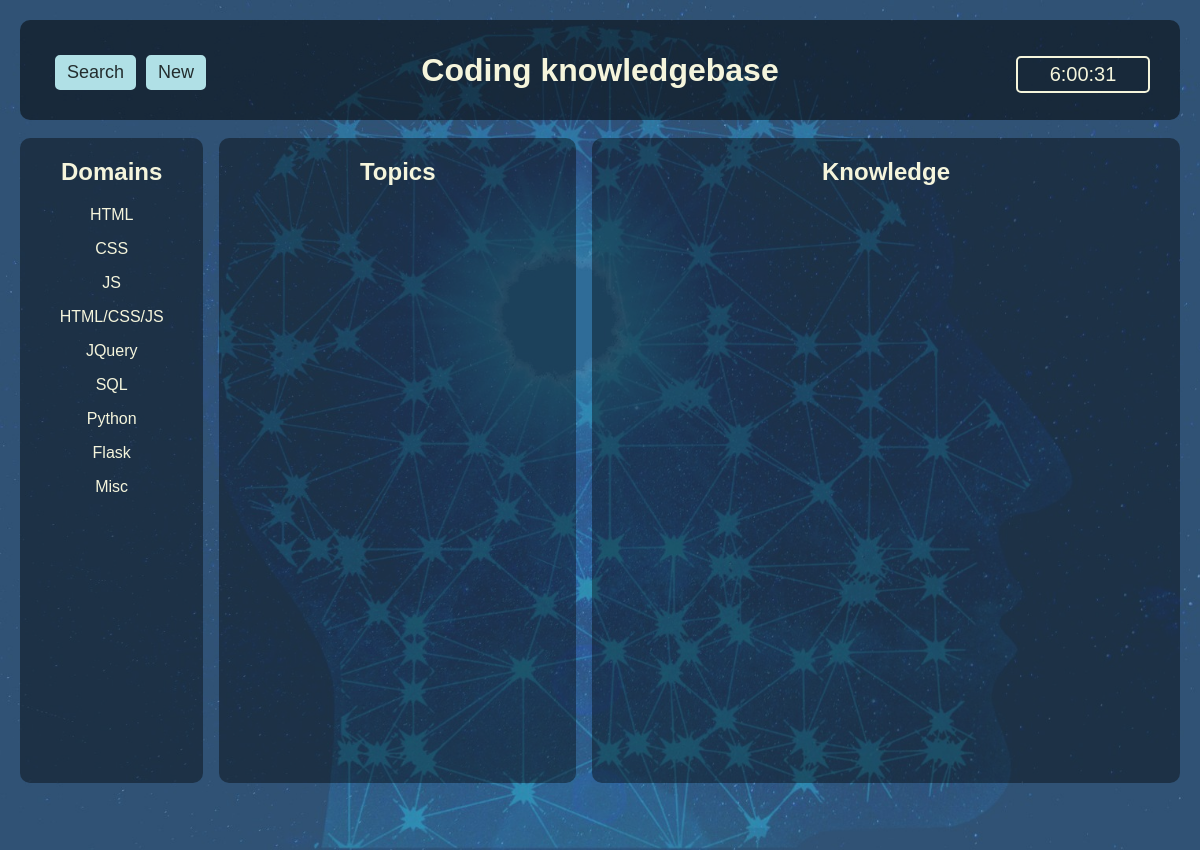
The page /dump on the database as committed earlier.
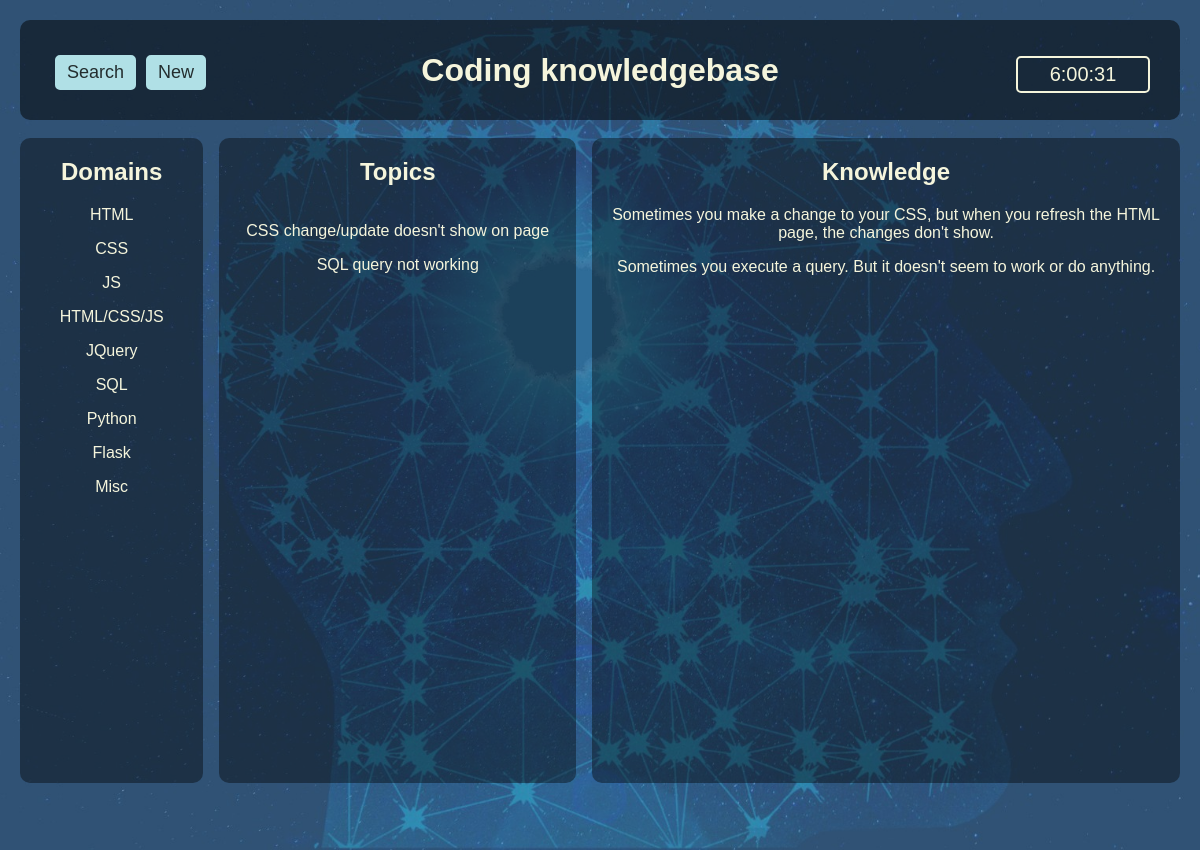
The same page on the database as committed later.
### tables this page shows
CREATE TABLE domains (
                                        domain_id integer PRIMARY KEY,
                                        name text NOT NULL                                    
                                    );

CREATE TABLE topics (
                                        topic_id integer PRIMARY KEY,
                                        name text NOT NULL,
                                        domain int,
                                        foreign key(domain) references domains(domain_id)
                                    );

CREATE TABLE knowledge (
                                        know_id integer PRIMARY KEY,
                                        domain int,
                                        topic int,
                                        problem text NOT NUll,
                                        solution text NOT NULL,
                                        foreign key(domain) references domains(domain_id),
                                        foreign key(domain) references domains(domain_id)
                                    );

### flask_app.py (the view)
@app.route('/dump',methods=['GET','POST'])
def dump():
    domain_list = []
    domain_list = get_domains()
    topic_list = []
    topic_list = get_topics()
    knowledge_list = []
    knowledge_list = get_knowledge_all()
    if request.method == "POST":
        print("todo")
    return render_template('dump.html', domain_list=domain_list, topic_list=topic_list, knowledge_list=knowledge_list)

### db.py (called while the page is built)
def connect_to_db(db_file):
    conn = None
    try:
        conn = sqlite3.connect(db_file)
        print("** Connection established")
        return conn
    except Error as e:
        print(e)
    return conn

def get_domains():
    database = "knowledge.db"
    conn = connect_to_db(database)
    c = conn.cursor()
    query = '''select name from domains'''
    c.execute(query)
    data = c.fetchall()
    output = []
    for d in data:
        output.append(d[0])
    return output

def get_topics():
    database = "knowledge.db"
    conn = connect_to_db(database)
    c = conn.cursor()
    query = '''select name from topics'''
    c.execute(query)
    data = c.fetchall()
    output = []
    for d in data:
        output.append(d[0])
    return output

def get_knowledge_all():
    database = "knowledge.db"
    conn = connect_to_db(database)
    c = conn.cursor()
    query = '''select domain, topic, problem, solution from knowledge'''
    c.execute(query)
    data = c.fetchall()
    output = []
    for d in data:
        output.append(d[2])
    return output

### templates/dump.html (shortened to what this page needs)
<!DOCTYPE html>
<html lang="en">
<head>
    <link rel="stylesheet" href="/static/style.css">
</head>
<body onload="startTime()">
    <div class="container">
        <div class="top">
            <div class="top-menu">
                <a href="/"><button class="top_btn">Search</button></a>
                <a href="/new"><button class="top_btn">New</button></a>
            </div>
            <h1>Coding knowledgebase</h1>
            <div id="clock"></div>
        </div>
        <div class="main">
            <div id="index1">
                <h2>Domains</h2>
                {% for domain in domain_list %}
                    <p>{{domain}}</p>
                {% endfor %}
            </div>
            <div id="index2">
                <h2>Topics</h2>
                <div class="topic_list">
                    {% for topic in topic_list %}
                        <p>{{topic}}</p>
                    {% endfor %}
                </div>
            </div>
            <div id="knowledge">
                <h2>Knowledge</h2>
                <div class="knowledge_list">
                    {% for k in knowledge_list %}
                        <p>{{k}}</p>
                    {% endfor %}
                </div>
            </div>
        </div>
    </div>
</body>
</html>

### static/style.css (style rules this page uses)
body { font-family: 'Trebuchet MS', 'Lucida Sans Unicode', 'Lucida Grande', 'Lucida Sans', Arial, sans-serif; color: beige; margin: 0; }
.container { background-image: url("/static/img/binary3.jpg"); background-size: cover; background-repeat: no-repeat; padding-top: 10px; }
button { font-family: 'Trebuchet MS', 'Lucida Sans Unicode', 'Lucida Grande', 'Lucida Sans', Arial, sans-serif; color: rgba(0, 0, 0, 0.8); background-color: beige; font-size: 18px; border-radius: 5px; padding: 5px 10px; border-style: none; border: solid 2px beige; margin-top: 10px; }
.top_btn { background-color: powderblue; border-color:powderblue; display: inline; float: left; margin-right: 10px; }
.top { background-color: rgba(0,0,0,0.5); height: 10vh; text-align: center; padding: 10px; border-radius: 10px; margin: 10px 20px 10px 20px; margin-top: 10px; }
.top-menu { position:absolute; top: 5vh; left: 50px; padding: 5px; text-align: left; }
#clock { position:absolute; top: 7vh; right: 50px; font-size: 20px; border: 2px solid beige; padding: 5px; width: 120px; border-radius: 5px; }
h1 { margin: auto; margin-top: 2.8vh; }
.main { display: flex; height: 90vh; max-width: 98vw; margin: auto; }
#index1 { height: 80vh; background-color: rgba(0,0,0,0.4); margin: 8px; padding: 5px; padding-top: 0px; width: 15%; min-width: 150px; text-align: center; border-radius: 10px; }
#index2 { height: 80vh; background-color: rgba(0,0,0,0.4); margin: 8px; padding: 5px; padding-top: 0px; width: 30%; min-width: 300px; text-align: center; border-radius: 10px; }
#knowledge { height: 80vh; background-color: rgba(0,0,0,0.4); margin: 8px; padding: 5px; padding-top: 0px; width: 50%; min-width: 400px; text-align: center; border-radius: 10px; }
.topic_list { height: 70vh; overflow-y: scroll; }

Rows that differ between the two databases and show on the page:
added topics: name "CSS change/update doesn't show on page"
added topics: name "SQL query not working"
added knowledge: problem "Sometimes you make a change to your CSS, but when you refresh the HTML page, the changes don't show."
added knowledge: problem "Sometimes you execute a query. But it doesn't seem to work or do anything."
